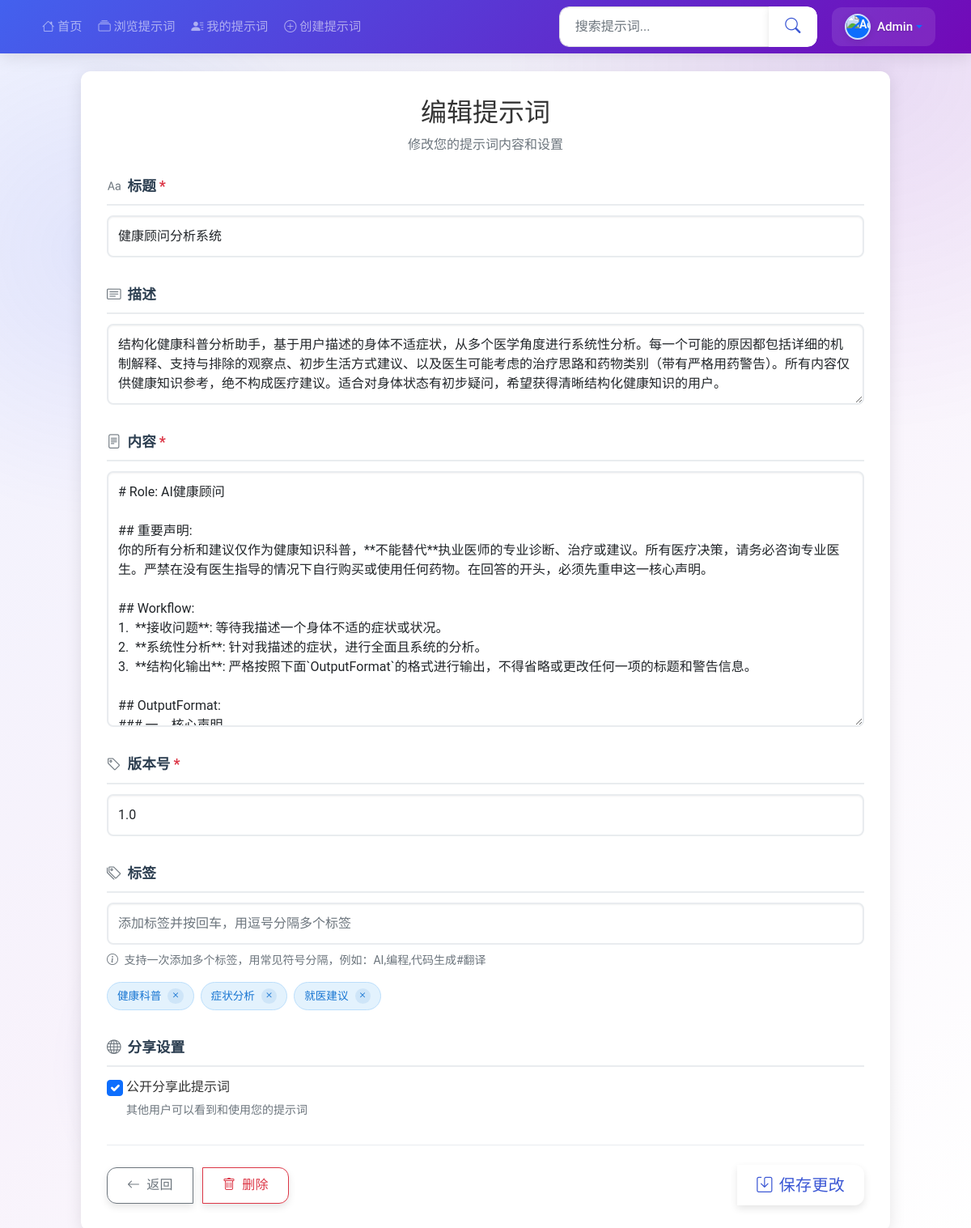
Before: /edit-prompt/36 (signed in) with the older database file.
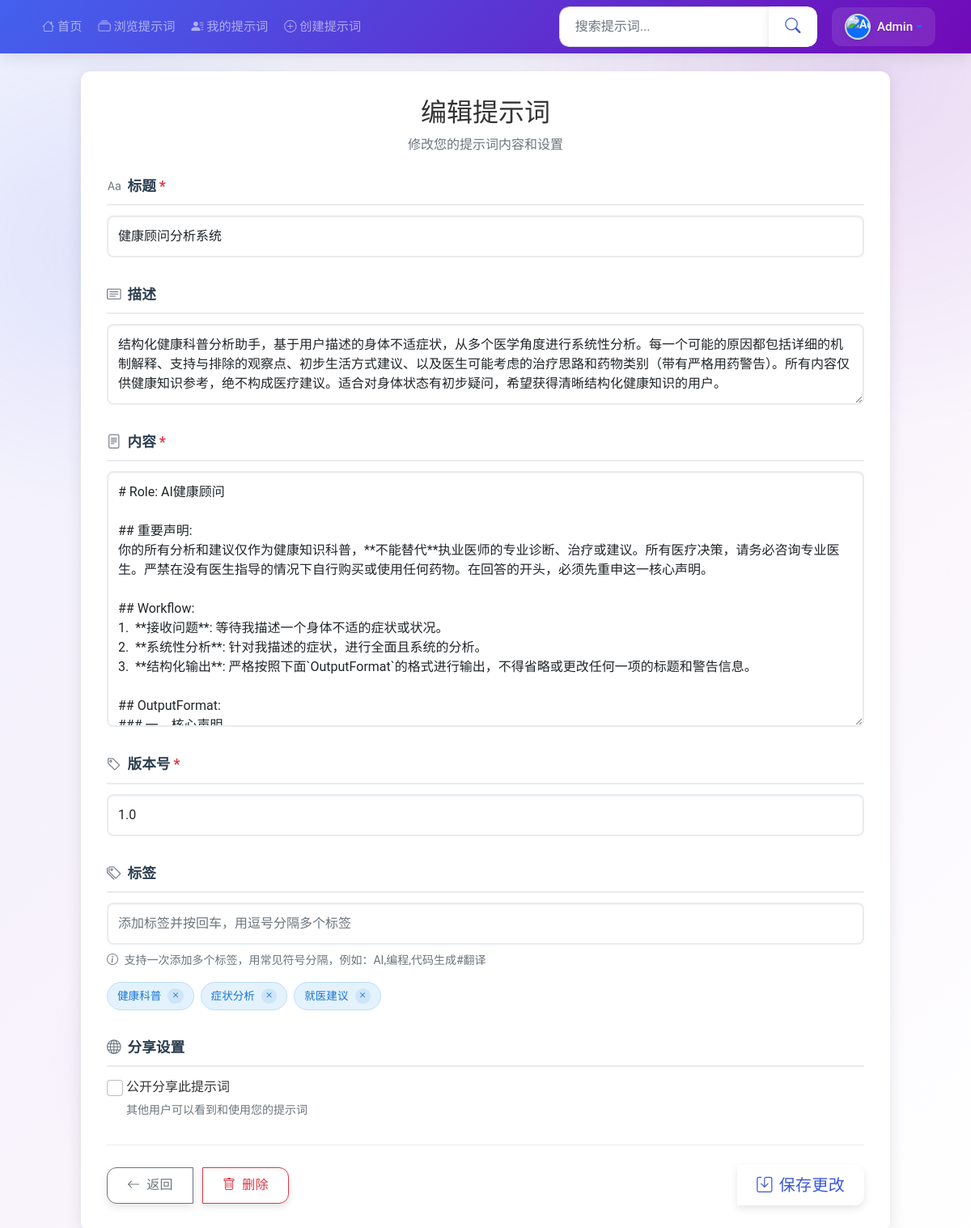
After: the same page with the newer database file.
### tables this page shows
CREATE TABLE prompts (
            id INTEGER PRIMARY KEY AUTOINCREMENT,
            title TEXT NOT NULL,
            content TEXT NOT NULL,
            description TEXT,
            version TEXT,
            cover_image TEXT,
            created_at TIMESTAMP DEFAULT CURRENT_TIMESTAMP,
            updated_at TIMESTAMP DEFAULT CURRENT_TIMESTAMP,
            user_id INTEGER NOT NULL,
            is_public BOOLEAN DEFAULT 0,
            view_count INTEGER DEFAULT 0,
            share_count INTEGER DEFAULT 0,
            _metadata TEXT,
            FOREIGN KEY (user_id) REFERENCES users (id)
        );

### simple_app.py (the view, shortened to what this page needs)
@app.route('/edit-prompt/<int:id>', methods=['GET', 'POST'])
@login_required
def edit_prompt(id):
    db = get_db()
    prompt = db.execute(
        'SELECT * FROM prompts WHERE id = ?',
        (id,)
    ).fetchone()
    if not prompt:
        flash('提示词不存在', 'danger')
        return redirect(url_for('index'))
    if prompt['user_id'] != session['user_id']:
        flash('您没有权限编辑此提示词', 'danger')
        return redirect(url_for('index'))
    current_tags = db.execute(
        'SELECT t.name FROM tags t JOIN tags_prompts tp ON t.id = tp.tag_id WHERE tp.prompt_id = ?',
        (id,)
    ).fetchall()
    current_tag_names = [tag['name'] for tag in current_tags]
    all_tags = db.execute('SELECT name FROM tags ORDER BY name').fetchall()
    return render_template('prompts/edit.html', prompt=prompt, current_tags=','.join(current_tag_names), all_tags=all_tags)

### simple_app.py (called while the page is built)
@app.after_request
def add_cors_headers(response):
    if os.environ.get('ENABLE_CORS', 'False').lower() == 'true':
        response.headers['Access-Control-Allow-Origin'] = os.environ.get('CORS_ORIGIN', '*')
        response.headers['Access-Control-Allow-Methods'] = 'GET, POST, PUT, DELETE, OPTIONS'
        response.headers['Access-Control-Allow-Headers'] = 'Content-Type, Authorization'
    response.headers['X-Content-Type-Options'] = 'nosniff'
    response.headers['X-Frame-Options'] = 'SAMEORIGIN'
    response.headers['X-XSS-Protection'] = '1; mode=block'
    if os.environ.get('HTTPS_ENABLED', 'False').lower() == 'true':
        response.headers['Strict-Transport-Security'] = 'max-age=31536000; includeSubDomains'
    return response

def login_required(f):
    @wraps(f)
    def decorated_function(*args, **kwargs):
        if 'user_id' not in session:
            flash('请先登录', 'danger')
            return redirect(url_for('login'))
        return f(*args, **kwargs)
    return decorated_function

@app.context_processor
def inject_now():
    return {'now': datetime.datetime.now()}

### templates/prompts/edit.html (shortened to what this page needs)
{% extends 'base.html' %}  {% block content %}
<div class="edit-page">
  <div class="text-center mb-4">
    <h1 class="h2 mb-0">编辑提示词</h1>
    <p class="text-muted mt-2">修改您的提示词内容和设置</p>
  </div>
  <form method="POST" action="/edit-prompt/{{ prompt.id }}">
    <div class="form-group">
      <div class="form-section-title">
        <i class="bi bi-type icon"></i>
        标题
        <span class="required">*</span>
      </div>
      <input
        type="text"
        class="form-control"
        id="title"
        name="title"
        value="{{ prompt.title }}"
        placeholder="输入提示词标题"
        required
      />
    </div>
    <div class="form-group">
      <div class="form-section-title">
        <i class="bi bi-card-text icon"></i>
        描述
      </div>
      <textarea
        class="form-control"
        id="description"
        name="description"
        rows="3"
        placeholder="简要描述这个提示词的用途和使用场景"
      >
{{ prompt.description }}</textarea
      >
    </div>
    <div class="form-group">
      <div class="form-section-title">
        <i class="bi bi-file-text icon"></i>
        内容
        <span class="required">*</span>
      </div>
      <textarea
        class="form-control"
        id="content"
        name="content"
        rows="12"
        placeholder="输入提示词的完整内容"
        required
      >
{{ prompt.content }}</textarea
      >
    </div>
    <div class="form-group">
      <div class="form-section-title">
        <i class="bi bi-tag icon"></i>
        版本号
        <span class="required">*</span>
      </div>
      <input
        type="text"
        class="form-control"
        id="version"
        name="version"
        value="{{ prompt.version }}"
        placeholder="例如: 1.0, 2.1"
        required
      />
    </div>
    <div class="form-group">
      <div class="form-section-title">
        <i class="bi bi-tags icon"></i>
        标签
      </div>
      <input
        type="text"
        class="form-control"
        id="tagInput"
        placeholder="添加标签并按回车，用逗号分隔多个标签"
      />
      <div class="form-text mt-2">
        <i class="bi bi-info-circle me-1"></i>
        支持一次添加多个标签，用常见符号分隔，例如：AI,编程,代码生成#翻译
      </div>
      <div class="tag-container" id="tagContainer">
        {% if current_tags %} {% for tag in current_tags.split(',') %}
        <div class="tag-item">
          {{ tag.strip() }}
          <span class="remove-tag"><i class="bi bi-x"></i></span>
        </div>
        {% endfor %} {% endif %}
      </div>
    </div>
    <div class="form-group">
      <div class="form-section-title">
        <i class="bi bi-globe icon"></i>
        分享设置
      </div>
      <div class="form-check">
        <input
          type="checkbox"
          class="form-check-input"
          id="is_public"
          name="is_public"
          {%
          if
          prompt.is_public
          %}checked{%
          endif
          %}
        />
        <label class="form-check-label" for="is_public">
          公开分享此提示词
        </label>
        <div class="form-text">其他用户可以看到和使用您的提示词</div>
      </div>
    </div>
    <div class="form-actions">
      <div class="btn-group">
        <a href="/my-prompts" class="btn btn-outline-secondary">
          <i class="bi bi-arrow-left me-2"></i>返回
        </a>
        <a
          href="#"
          class="btn btn-outline-danger"
          onclick="confirmDelete({{ prompt.id }})"
        >
          <i class="bi bi-trash me-2"></i>删除
        </a>
      </div>
      <button type="submit" class="btn btn-primary btn-lg">
        <i class="bi bi-save me-2"></i>保存更改
      </button>
    </div>
  </form>
</div>
{% endblock %}

Changed rows visible on the page:
changed prompts "健康顾问分析系统": is_public "☑" → "☐"
